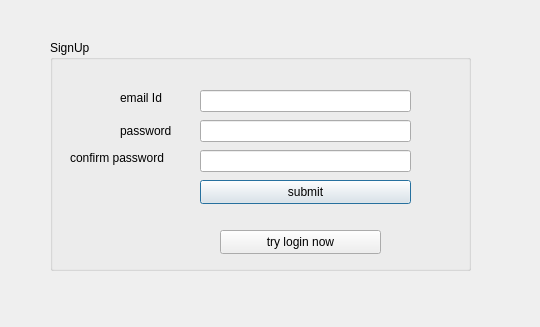
<?xml version="1.0" encoding="UTF-8"?>
<ui version="4.0">
 <class>signup</class>
 <widget class="QDialog" name="signup">
  <property name="geometry">
   <rect>
    <x>0</x>
    <y>0</y>
    <width>540</width>
    <height>327</height>
   </rect>
  </property>
  <property name="windowTitle">
   <string>Dialog</string>
  </property>
  <widget class="QGroupBox" name="groupBox">
   <property name="geometry">
    <rect>
     <x>50</x>
     <y>40</y>
     <width>421</width>
     <height>231</height>
    </rect>
   </property>
   <property name="title">
    <string>SignUp</string>
   </property>
   <widget class="QLabel" name="label">
    <property name="geometry">
     <rect>
      <x>70</x>
      <y>50</y>
      <width>61</width>
      <height>16</height>
     </rect>
    </property>
    <property name="styleSheet">
     <string notr="true">font: 700 12pt &quot;Segoe UI&quot;;</string>
    </property>
    <property name="text">
     <string>email Id</string>
    </property>
   </widget>
   <widget class="QLabel" name="label_2">
    <property name="geometry">
     <rect>
      <x>70</x>
      <y>80</y>
      <width>81</width>
      <height>21</height>
     </rect>
    </property>
    <property name="styleSheet">
     <string notr="true">font: 700 12pt &quot;Segoe UI&quot;;</string>
    </property>
    <property name="text">
     <string>password</string>
    </property>
   </widget>
   <widget class="QLabel" name="label_3">
    <property name="geometry">
     <rect>
      <x>20</x>
      <y>110</y>
      <width>141</width>
      <height>16</height>
     </rect>
    </property>
    <property name="styleSheet">
     <string notr="true">font: 700 11pt &quot;Segoe UI&quot;;</string>
    </property>
    <property name="text">
     <string>confirm password</string>
    </property>
   </widget>
   <widget class="QLineEdit" name="lineEdit">
    <property name="geometry">
     <rect>
      <x>150</x>
      <y>50</y>
      <width>211</width>
      <height>22</height>
     </rect>
    </property>
   </widget>
   <widget class="QLineEdit" name="lineEdit_2">
    <property name="geometry">
     <rect>
      <x>150</x>
      <y>80</y>
      <width>211</width>
      <height>22</height>
     </rect>
    </property>
    <property name="echoMode">
     <enum>QLineEdit::Password</enum>
    </property>
   </widget>
   <widget class="QLineEdit" name="lineEdit_3">
    <property name="geometry">
     <rect>
      <x>150</x>
      <y>110</y>
      <width>211</width>
      <height>22</height>
     </rect>
    </property>
    <property name="echoMode">
     <enum>QLineEdit::Password</enum>
    </property>
   </widget>
   <widget class="QPushButton" name="pushButton">
    <property name="geometry">
     <rect>
      <x>150</x>
      <y>140</y>
      <width>211</width>
      <height>24</height>
     </rect>
    </property>
    <property name="text">
     <string>submit</string>
    </property>
   </widget>
   <widget class="QPushButton" name="pushButton_2">
    <property name="geometry">
     <rect>
      <x>170</x>
      <y>190</y>
      <width>161</width>
      <height>24</height>
     </rect>
    </property>
    <property name="text">
     <string>try login now</string>
    </property>
   </widget>
  </widget>
 </widget>
 <resources/>
 <connections/>
</ui>
